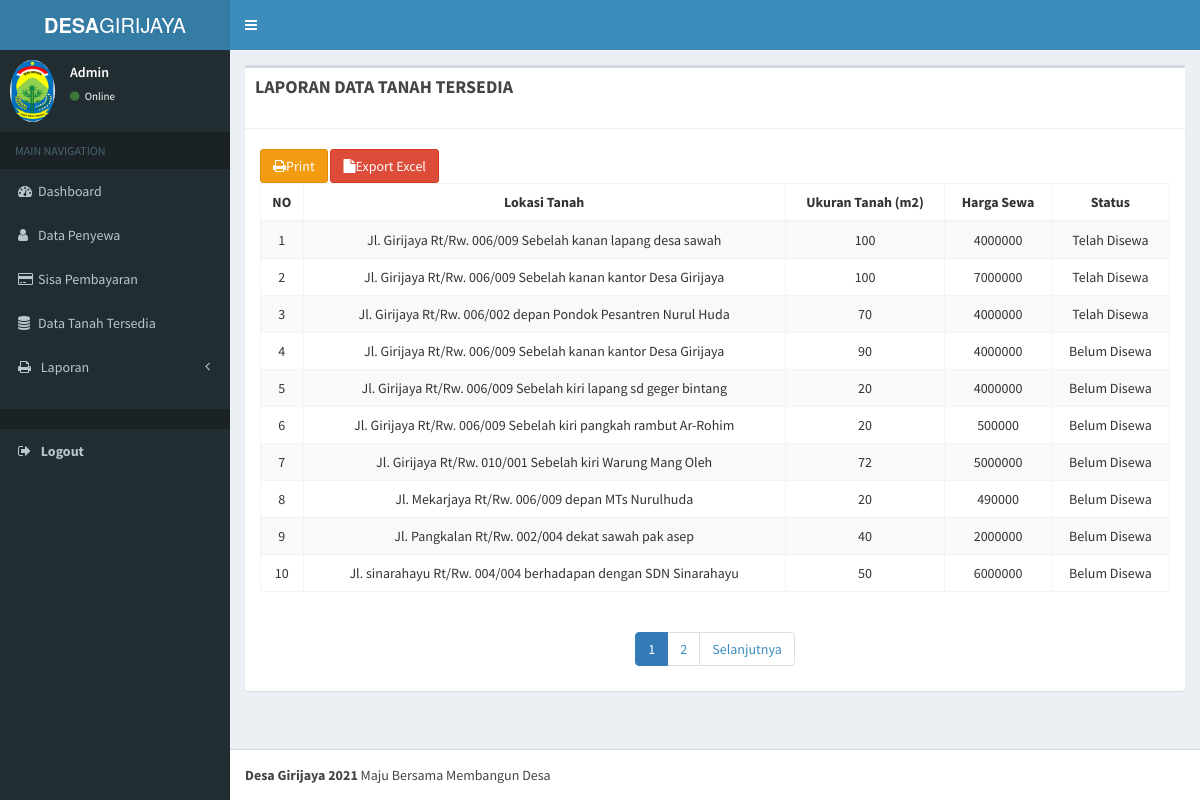
Page /index.php/l_tanah on the committed database.
### tables this page shows
CREATE TABLE `tanah` (
  `id` int(11) NOT NULL,
  `lokasi` varchar(100) NOT NULL,
  `ukuran` int(100) NOT NULL,
  `biaya` int(100) NOT NULL,
  `status` int(1) NOT NULL
);

### index.php (called while the page is built, shortened)
<?php
require_once BASEPATH.'core/CodeIgniter.php';

### application/libraries/Fungsi.php (called while the page is built, shortened)
<?php
class Fungsi
{
    protected $ci;
    function __construct()
    {
        $this->ci = &get_instance();
    }
    function user_login()
    {
        $id = $this->ci->session->userdata('id');
        $userdata = $this->ci->M_login->get($id)->row();
        return $userdata;
    }
}

### application/models/M_login.php (called while the page is built, shortened)
<?php
class M_login extends CI_Model
{
    public function get($id = null)
    {
        $this->db->from('login');
        $query = $this->db->get();
        return $query;
    }
}

### application/models/M_tanah.php (called while the page is built, shortened)
<?php
class M_tanah extends CI_Model
{
    function tampil_data($limit, $star)
    {
        $query = $this->db->get('tanah', $limit, $star);
        return $query;
    }
}

### application/views/laporan/data_tanah.php (the view)
<div class="content-wrapper ">
    <section class="content">
        <div class="box">
            <div class="box-header">
                <h4 class="box-title"><strong> LAPORAN DATA TANAH TERSEDIA</strong></h4>
            </div>
            <hr>
            <div class="card">
                <div class="card-header">
                    <div class="rows">
                        <div class="col-md-5 ">
                            <button onclick="window.print()" class="btn btn-outline-secondary btn-warning "><i class="fa fa-print"></i>Print</button>
                            <a class="btn btn-outline-secondary btn-danger " href="<?php echo base_url('Tanah/excel') ?>"><i class="fa fa-file "></i>Export Excel</a>
                        </div>
                    </div>
                </div>
            </div>
            <br>
            <div class="table-responsive col-sm-12">
                <table class="table table-bordered table-striped">
                    <thead>
                        <tr>
                            <th class="text-center">NO</th>
                            <th class="text-center">Lokasi Tanah </th>
                            <th class="text-center">Ukuran Tanah (m2)</th>
                            <th class="text-center">Harga Sewa</th>
                            <th class="text-center">Status</th>
                        </tr>
                    </thead>
                    <tbody>
                        <?php $no = 1;
                        foreach ($tanah as $row) { ?>
                            <tr>
                                <td class="text-center"><?= $no; ?></td>
                                <td class="text-center"><?= $row->lokasi ?></td>
                                <td class="text-center"><?= $row->ukuran ?></td>
                                <td class="text-center"><?= $row->biaya ?></td>
                                <td class="text-center"><?php if ($row->status == 0) {
                                                            echo "Belum Disewa";
                                                        } else {
                                                            echo "Telah Disewa";
                                                        }
                                                        ?></td>
                            </tr>
                        <?php $no++;
                        } ?>
                    </tbody>
                </table>
                <div class="row">
                    <div class="col">
                        <?php echo $pagination; ?>
                    </div>
                </div>
            </div>
        </div>
    </section>
</div>
</body>
</html>

### application/views/templet/sidebar.php (shortened to what this page needs)
<aside class="main-sidebar">
    <section class="sidebar">
        <div class="user-panel">
            <div class="pull-left image">
                <img src="<?php echo base_url() ?>assets/dist/img/grj2.jpg" class="img-circle" alt="User Image">
            </div>
            <div class="pull-left info">
                <p><?php echo ucfirst($this->fungsi->user_login()->username) ?></p>
                <a href="#"><i class="fa fa-circle text-success"></i> Online</a>
            </div>
        </div>
        <ul class="sidebar-menu">
            <li class="header">MAIN NAVIGATION</li>
            <li <?= $this->uri->segment(1) == 'Welcome' ? 'class="active"' : '' ?>>
                <a href="<?php echo site_url() ?>/Welcome/index">
                    <i class="fa fa-dashboard" aria-hidden="true"></i><span>Dashboard</span>
                </a>
            </li>
            <li <?= $this->uri->segment(1) == 'Penyewa' ? 'class="active"' : '' ?>>
                <a href="<?php echo site_url() ?>/Penyewa/index">
                    <i class="fa fa-user" aria-hidden="true"></i><span>Data Penyewa</span>
                </a>
            </li>
            <li <?= $this->uri->segment(1) == 'Pembayaran' ? 'class="active"' : '' ?>>
                <a href="<?php echo site_url() ?>/Pembayaran/index">
                    <i class="fa fa-credit-card" aria-hidden="true"></i><span>Sisa Pembayaran</span>
                </a>
            </li>
            <li <?= $this->uri->segment(1) == 'Tanah' ? 'class="active"' : '' ?>>
                <a href="<?php echo site_url() ?>/Tanah/index">
                    <i class="fa fa-database" aria-hidden="true"></i><span>Data Tanah Tersedia</span>
                </a>
            </li>
            <li class="treeview" name="laporan">
                <a href="#">
                    <i class="fa fa-print"></i>
                    <span>Laporan</span>
                    <i class="fa fa-angle-left pull-right"></i>
                </a>
            </li>
            <br>
            <li class="header">
            <li>
                <a class="profile-pic " href="<?= base_url('login/logout') ?>">
                    <i class="fa fa-sign-out"></i>
                    <span class="text-white text-bold font-medium ">Logout</span></a>
            </li>
            </li>
        </ul>
    </section>
</aside>

### rows in the picture
tanah: lokasi "Jl. Girijaya Rt/Rw. 006/009 Sebelah kanan lapang desa sawah", ukuran "100", biaya "4000000", status "Telah Disewa"
tanah: lokasi "Jl. Girijaya Rt/Rw. 006/009 Sebelah kanan kantor Desa Girijaya", ukuran "100", biaya "7000000", status "Telah Disewa"
tanah: lokasi "Jl. Girijaya Rt/Rw. 006/002 depan Pondok Pesantren Nurul Huda", ukuran "70", biaya "4000000", status "Telah Disewa"
tanah: lokasi "Jl. Girijaya Rt/Rw. 006/009 Sebelah kanan kantor Desa Girijaya", ukuran "90", biaya "4000000", status "Belum Disewa"
tanah: lokasi "Jl. Girijaya Rt/Rw. 006/009 Sebelah kiri lapang sd geger bintang", ukuran "20", biaya "4000000", status "Belum Disewa"
tanah: lokasi "Jl. Girijaya Rt/Rw. 006/009 Sebelah kiri pangkah rambut Ar-Rohim", ukuran "20", biaya "500000", status "Belum Disewa"
tanah: lokasi "Jl. Girijaya Rt/Rw. 010/001 Sebelah kiri Warung Mang Oleh", ukuran "72", biaya "5000000", status "Belum Disewa"
tanah: lokasi "Jl. Mekarjaya Rt/Rw. 006/009 depan MTs Nurulhuda", ukuran "20", biaya "490000", status "Belum Disewa"
tanah: lokasi "Jl. Pangkalan Rt/Rw. 002/004 dekat sawah pak asep", ukuran "40", biaya "2000000", status "Belum Disewa"
tanah: lokasi "Jl. sinarahayu Rt/Rw. 004/004 berhadapan dengan SDN Sinarahayu", ukuran "50", biaya "6000000", status "Belum Disewa"

### other values in the picture
$this->fungsi->user_login()->username "Admin"
$pagination "1 2 Selanjutnya"
